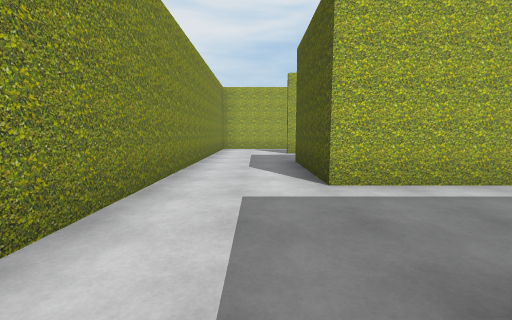
View 1 (above)

16 first-person views from a walk through a Unity game level. The camera is 1.3 m above the floor, tilts 6° down and sees 90° across. The floor is counted in squares, 2 m on a side. Each view is taken from the middle of a square. On the plan, view 1 faces up. The plan holds only what a view shows up to about 9 squares ahead; the rest is blank. The player character is not drawn.

View 2
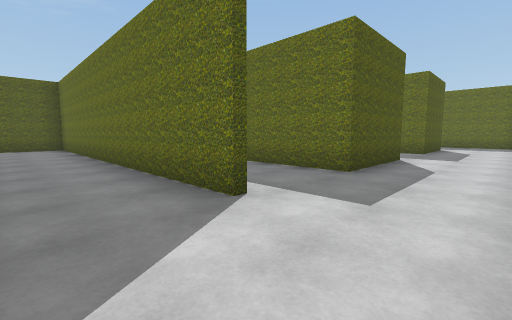

View 3
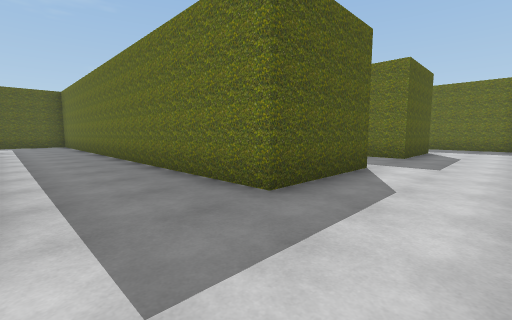

View 4
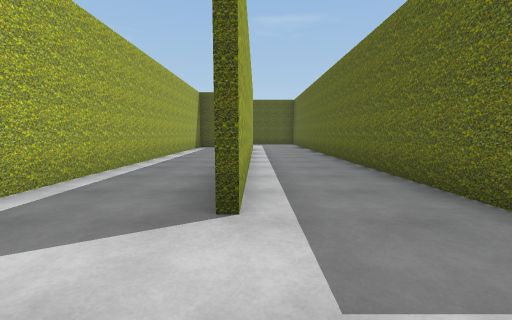

View 5
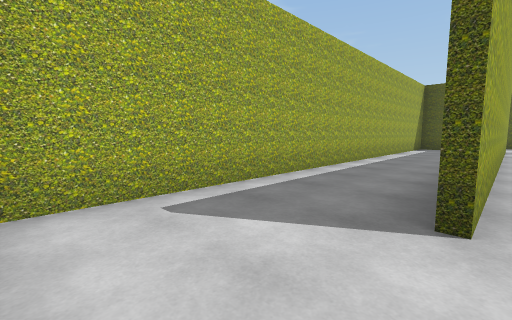

View 6
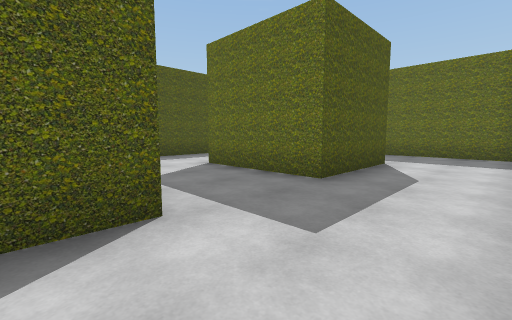

View 7
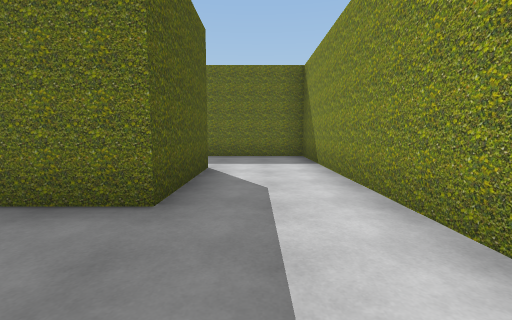

View 8
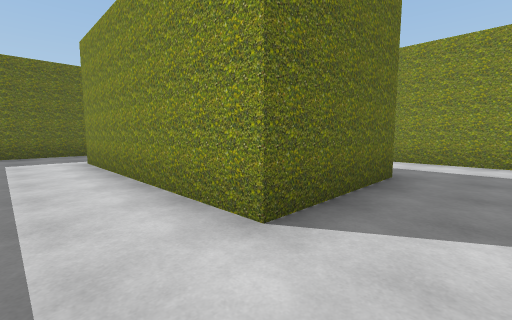

View 9
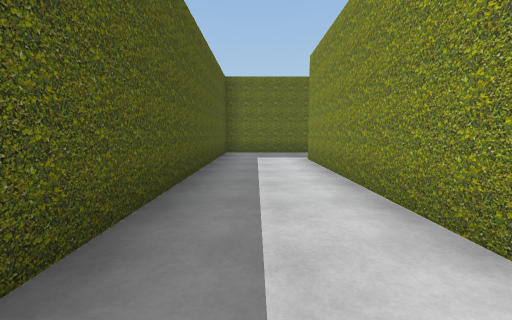

View 10
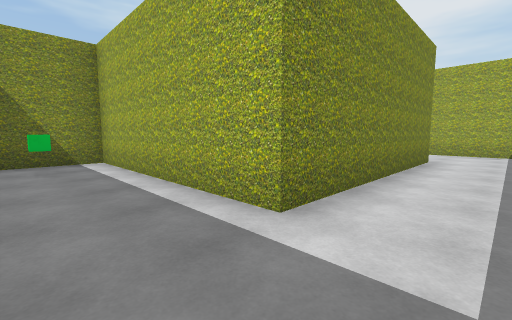

View 11
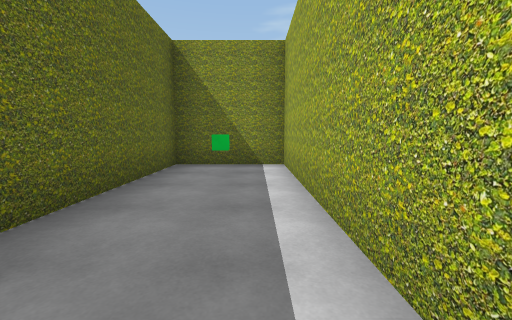

View 12
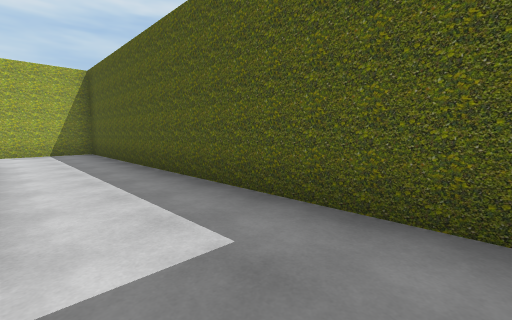

View 13
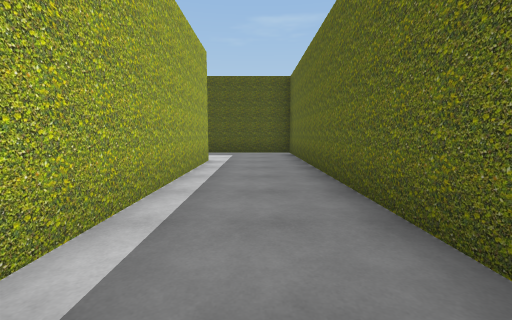

View 14
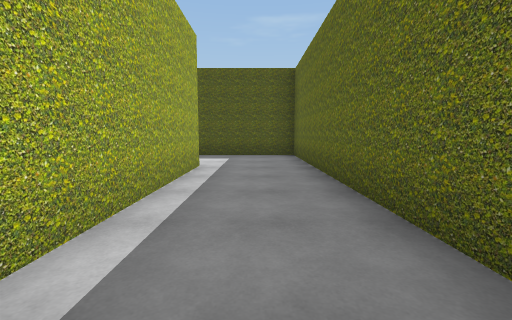

View 15
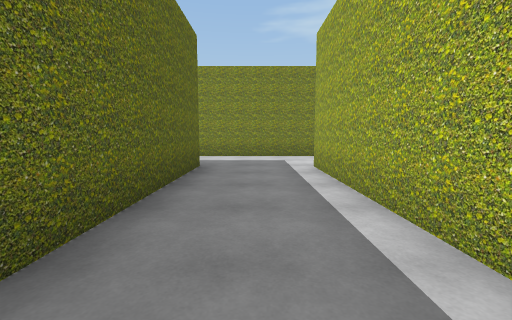

View 16
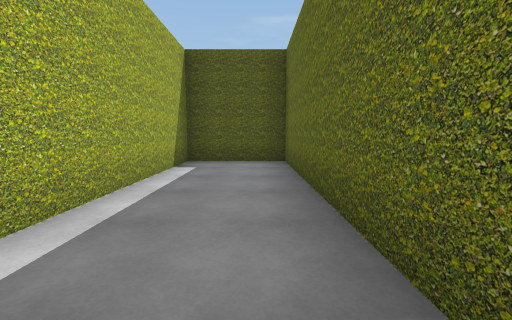

### Floor plan
Ten units are one square. View 1 is at (0, 0); x grows to the right and y downward. Boxes are objects, and circles mark ways between rooms. Rooms are numbered by the first view taken in them; rooms with no view inside come last. Other rooms are left out.
<svg viewBox="-18 -111 143 183">
<path fill="none" stroke="#000" d="M10 -83 109 -83 109 -106 -11 -106M45 -31 9 -31 9 -59 116 -59M-13 -91 -13 42 17 42M111 -81 10 -81M9 19 9 -8 37 -8M37 -8 37 44M60 45 60 -31 45 -31M37 44 -13 44 -13 67 60 67 60 45"/>
<rect x="-5" y="55" width="10" height="10" fill="#bbb"><title>green cube</title></rect>
<circle cx="40" cy="-20" r="3" fill="#2a7"/>
<circle cx="50" cy="40" r="3" fill="#2a7"/>
<text x="30" y="-70">1</text>
<text x="50" y="10">2</text>
<text x="20" y="50">3</text>
</svg>
Room 1 opens to room 2. Room 2 opens to room 3.

Where each view was taken, in squares from view 1:
view 1: 0 up, 0 right, facing up
view 2: 10 up, 1 left, facing down-right
view 3: 8 up, 1 left, facing down-right
view 4: 8 up, 1 left, facing right
view 5: 8 up, 1 left, facing up-right
view 6: 4 up, 1 left, facing down-right
view 7: 3 up, 0 right, facing down
view 8: 2 up, 5 right, facing down-left
view 9: 2 up, 5 right, facing down
view 10: 6 down, 5 right, facing up-left
view 11: 5 down, 4 right, facing left
view 12: 6 down, 4 right, facing up-right
view 13: 7 up, 5 right, facing right
view 14: 7 up, 6 right, facing right
view 15: 7 up, 6 right, facing left
view 16: 9 up, 5 right, facing right
